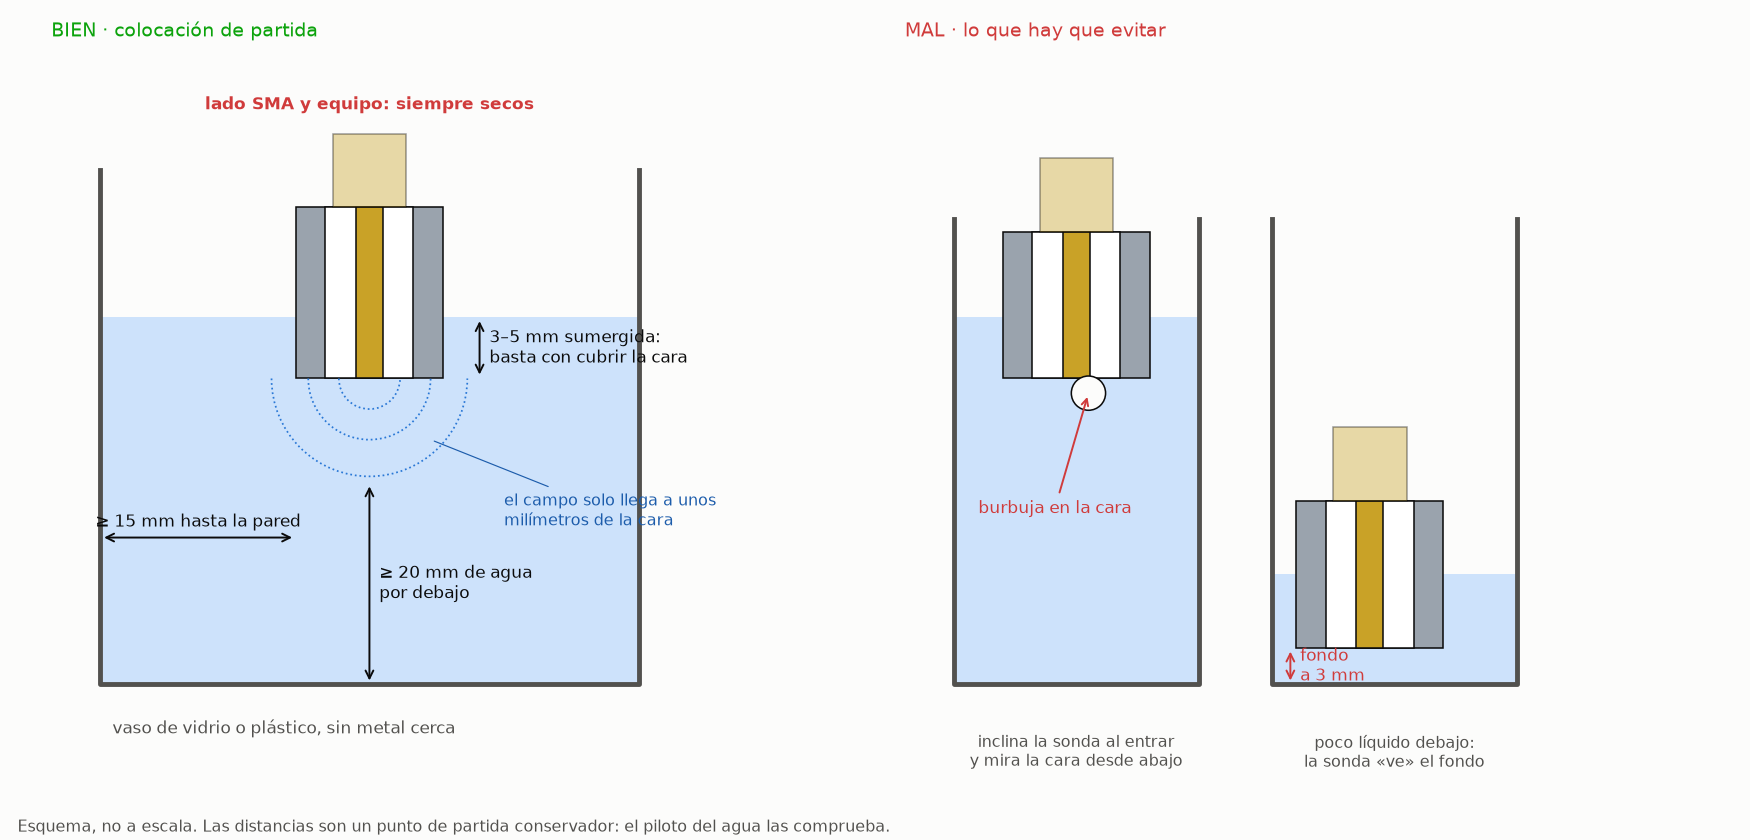

The Python source for this figure:
"""Dibuja cómo colocar la sonda v1 en el líquido: cuánto sumergir y cuánto líquido dejar alrededor.

Es un esquema con distancias de partida, no a escala; el piloto del agua las comprueba.
    .venv/bin/python hardware/sonda/v1/esquema_inmersion.py
"""

from pathlib import Path

import matplotlib

matplotlib.use("Agg")
import matplotlib.pyplot as plt
from matplotlib.patches import Arc, Circle, Rectangle

METAL, PTFE, CENTRAL, AGUA, VASO = "#9aa3ad", "#ffffff", "#c9a227", "#cde2fb", "#52514e"
TINTA, TINTA_2, FONDO, ROJO, VERDE = "#0b0b0b", "#52514e", "#fcfcfb", "#d03b3b", "#0ca30c"


def cota(eje, p0, p1, texto, lado="derecha", color=TINTA):
    eje.annotate("", p0, p1, arrowprops=dict(arrowstyle="<->", color=color, lw=1.0))
    x, y = (p0[0] + p1[0]) / 2, (p0[1] + p1[1]) / 2
    if p0[0] == p1[0]:  # cota vertical
        eje.text(x + (0.8 if lado == "derecha" else -0.8), y, texto, fontsize=8.5, color=color, va="center",
                 ha="left" if lado == "derecha" else "right")
    else:
        eje.text(x, y + 0.9, texto, fontsize=8.5, color=color, ha="center")


def sonda(eje, x0, cara, alto=14):
    borde = dict(ec=TINTA, lw=0.8)
    eje.add_patch(Rectangle((x0 - 6, cara), 12, alto, fc=METAL, **borde))
    eje.add_patch(Rectangle((x0 - 3.6, cara), 7.2, alto, fc=PTFE, **borde))
    eje.add_patch(Rectangle((x0 - 1.1, cara), 2.2, alto, fc=CENTRAL, **borde))
    eje.add_patch(Rectangle((x0 - 3, cara + alto), 6, 6, fc=CENTRAL, alpha=0.4, **borde))  # lado SMA


def bien(eje):
    nivel, fondo, x0 = 30, 0, 0
    eje.add_patch(Rectangle((-22, fondo), 44, nivel, fc=AGUA, ec="none"))
    eje.plot([-22, -22, 22, 22], [nivel + 12, fondo, fondo, nivel + 12], color=VASO, lw=2.5)
    cara = nivel - 5
    sonda(eje, x0, cara)
    for r in (2.5, 5, 8):  # zona donde está el campo, delante de la apertura
        eje.add_patch(Arc((x0, cara), 2 * r, 2 * r, theta1=180, theta2=360, ec="#2a78d6", lw=0.9, ls=":"))
    cota(eje, (9, cara), (9, nivel), "3–5 mm sumergida:\nbasta con cubrir la cara")
    cota(eje, (0, fondo), (0, cara - 8.5), "≥ 20 mm de agua\npor debajo", lado="derecha")
    cota(eje, (-22, 12), (-6, 12), "≥ 15 mm hasta la pared")
    eje.annotate("el campo solo llega a unos\nmilímetros de la cara", (5, cara - 5), (11, cara - 12), fontsize=8, color="#1c5cab",
                 arrowprops=dict(arrowstyle="-", color="#1c5cab", lw=0.6))
    eje.text(0, 47, "lado SMA y equipo: siempre secos", fontsize=8.5, color=ROJO, ha="center", weight="bold")
    eje.text(-21, -4, "vaso de vidrio o plástico, sin metal cerca", fontsize=8.5, color=TINTA_2)
    eje.set_title("BIEN · colocación de partida", loc="left", fontsize=10, color=VERDE)


def mal(eje):
    nivel, fondo = 30, 0
    # 1) burbuja
    eje.add_patch(Rectangle((-22, fondo), 20, nivel, fc=AGUA, ec="none"))
    eje.plot([-22, -22, -2, -2], [nivel + 8, fondo, fondo, nivel + 8], color=VASO, lw=2.5)
    sonda(eje, -12, nivel - 5, alto=12)
    eje.add_patch(Circle((-11, nivel - 6.2), 1.4, fc=FONDO, ec=TINTA, lw=0.8))
    eje.annotate("burbuja en la cara", (-11, nivel - 6.2), (-20, 14), fontsize=8.5, color=ROJO,
                 arrowprops=dict(arrowstyle="->", color=ROJO))
    eje.text(-12, -4, "inclina la sonda al entrar\ny mira la cara desde abajo", fontsize=8, color=TINTA_2, ha="center", va="top")
    # 2) demasiado cerca del fondo o de la pared
    eje.add_patch(Rectangle((4, fondo), 20, 9, fc=AGUA, ec="none"))
    eje.plot([4, 4, 24, 24], [nivel + 8, fondo, fondo, nivel + 8], color=VASO, lw=2.5)
    sonda(eje, 12, 3, alto=12)
    cota(eje, (5.5, 0), (5.5, 3), "fondo\na 3 mm", lado="derecha", color=ROJO)
    eje.text(14, -4, "poco líquido debajo:\nla sonda «ve» el fondo", fontsize=8, color=TINTA_2, ha="center", va="top")
    eje.set_title("MAL · lo que hay que evitar", loc="left", fontsize=10, color=ROJO)


fig, ejes = plt.subplots(1, 2, figsize=(12.5, 6), facecolor=FONDO, gridspec_kw=dict(width_ratios=[1, 1.15]))
for eje, dibujo, xlim in zip(ejes, (bien, mal), ((-26, 34), (-26, 34))):
    dibujo(eje)
    eje.set_xlim(*xlim)
    eje.set_ylim(-11, 52)
    eje.set_aspect("equal")
    eje.axis("off")
fig.text(0.01, 0.01, "Esquema, no a escala. Las distancias son un punto de partida conservador: el piloto del agua las comprueba.",
         fontsize=8, color=TINTA_2)
fig.tight_layout()
fig.savefig(Path(__file__).with_suffix(".png"), dpi=140, facecolor=FONDO)
